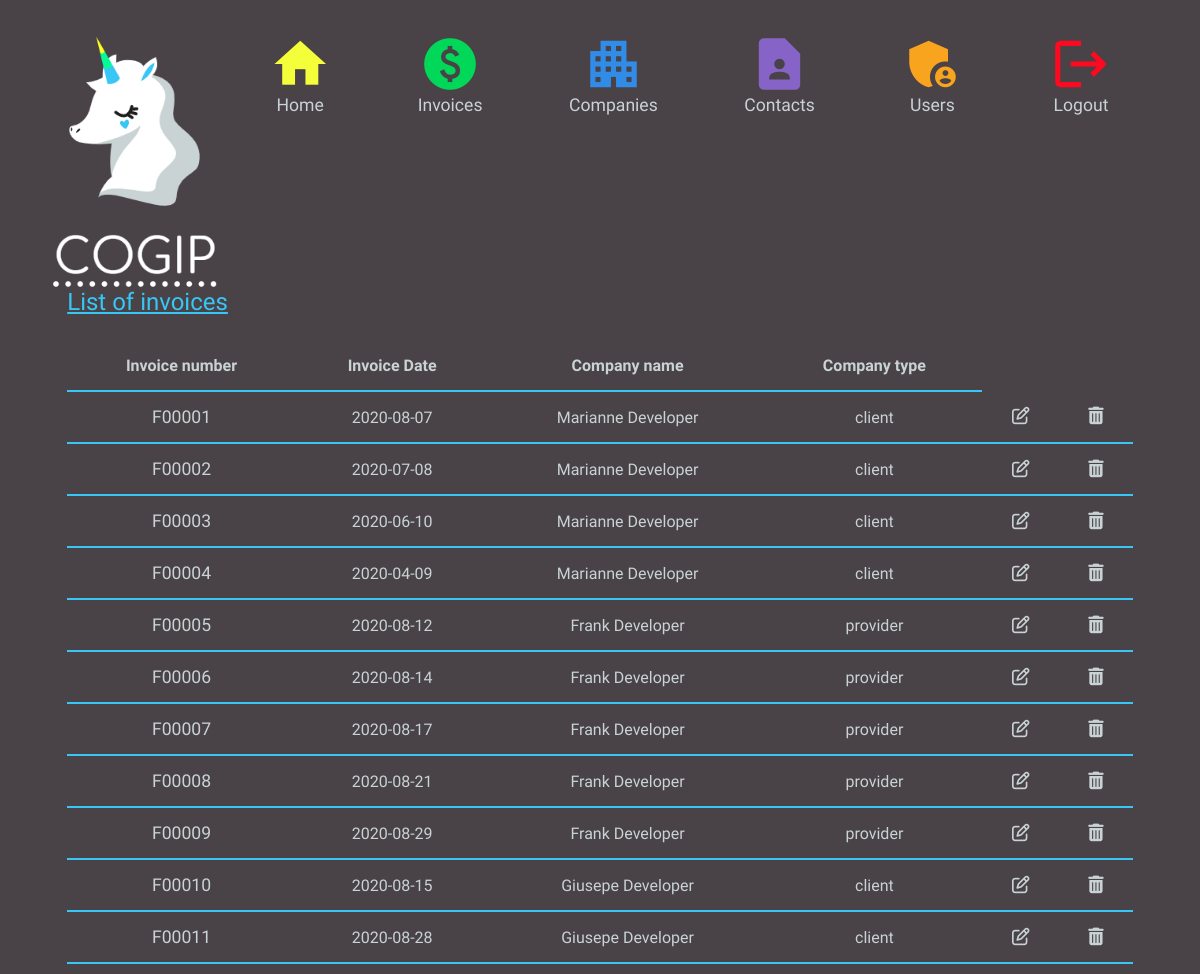
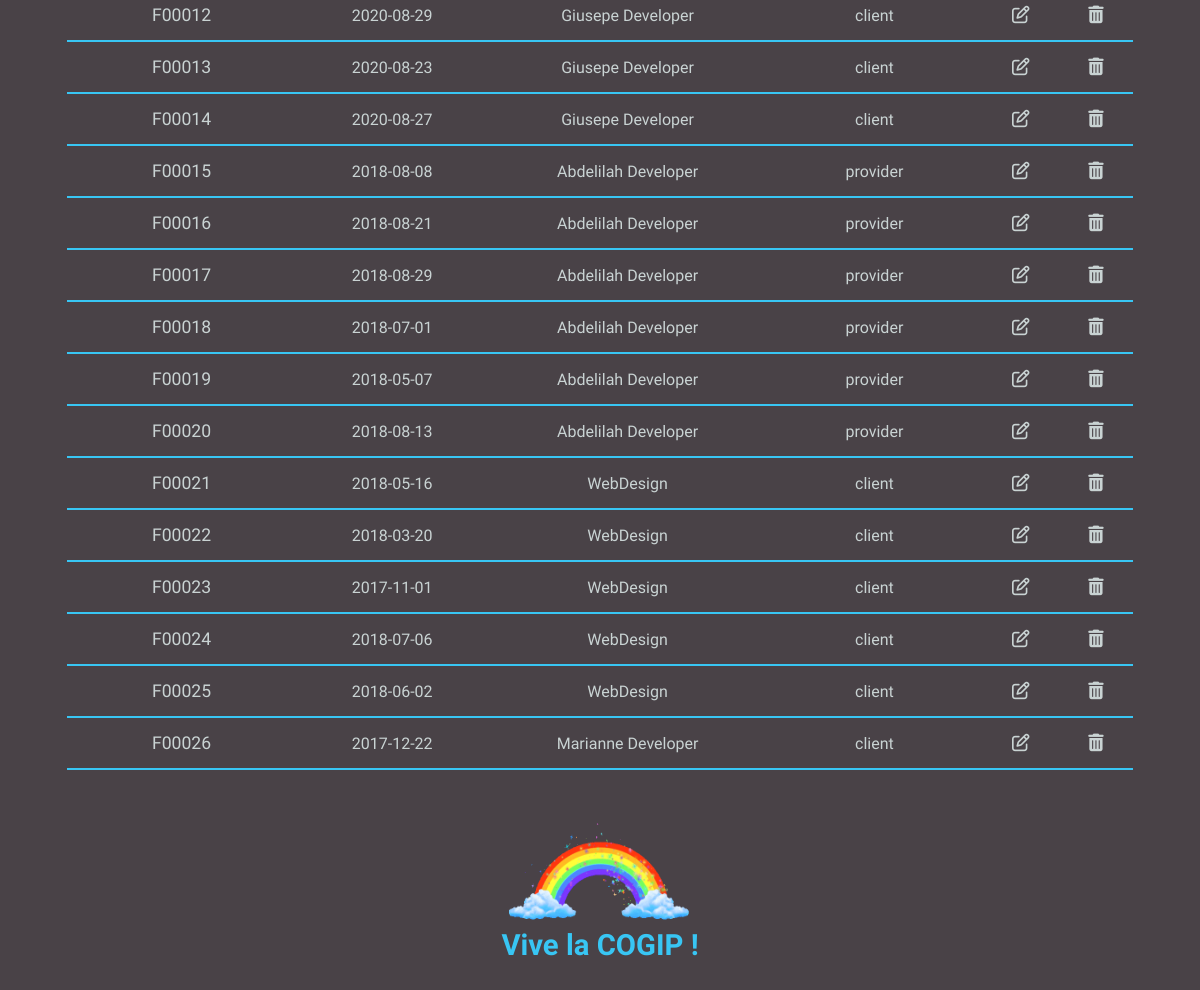
Screenshot of /invoice (signed in) with the database file from the repository (2 pictures, top to bottom).
### tables this page shows
CREATE TABLE IF NOT EXISTS `invoice` (
                                          `id` int(11) UNSIGNED NOT NULL,
                                          `number` varchar(11) NOT NULL,
                                          `date` date NOT NULL,
                                          `company_id` int(11) NOT NULL,
                                          `person_id` int(11) NOT NULL
);

CREATE TABLE IF NOT EXISTS `company` (
                                           `id` int(11) UNSIGNED NOT NULL,
                                           `name` varchar(45) NOT NULL,
                                           `country` varchar(45) NOT NULL,
                                           `vat` varchar(45) NOT NULL,
                                           `type_id` int(11) NOT NULL
);

CREATE TABLE IF NOT EXISTS `type` (
                                       `id` int(11) UNSIGNED NOT NULL,
                                       `type` varchar(45) DEFAULT NULL  
);

### controllers/controller.php (called while the page is built, shortened)
<?php
	class Controller
	{
		public function invoicesList()
		{
			require_once 'models/Invoice/InvoiceModel.php';
			$invoices = new InvoiceModel();
			$invoicesList = $invoices->displayInvoices();
			include_once "views/invoicesList.vue.php";
		}
	}

### index.php (called while the page is built, shortened)
<?php
	require_once "controllers/controller.php";
	$router = new Router($_GET['url']);
	$router->get('/', "Controller#dashboard");
	$router->get('/dashboard', "Controller#dashboard");
	$router->get('/logout', "Controller#logout");
	$router->get('/create-person', "Controller#addNewPerson");
	$router->post('/create-person', "Controller#addNewPerson");
	$router->get('/create-invoice', "Controller#addNewInvoice");
	$router->post('/create-invoice', "Controller#addNewInvoice");
	$router->get('/create-company', "Controller#addNewCompany");
	$router->post('/create-company', "Controller#addNewCompany");
	$router->get('/edit_company/:id', "Controller#editCompany")->with('id', '[0-9]+');
	$router->post('/edit_company/:id', "Controller#editCompany")->with('id', '[0-9]+');
	$router->get('/delete_company/:id', "Controller#deleteCompany")->with('id', '[0-9]+');
	$router->post('/delete_company/:id', "Controller#deleteCompany")->with('id', '[0-9]+');
	$router->get('/edit_contact/:id', "Controller#editContact")->with('id', '[0-9]+');
	$router->post('/edit_contact/:id', "Controller#editContact")->with('id', '[0-9]+');
	$router->get('/delete_contact/:id', "Controller#deleteContact")->with('id', '[0-9]+');
	$router->post('/delete_contact/:id', "Controller#deleteContact")->with('id', '[0-9]+');
	$router->get('/companies', "Controller#companyPage");
	$router->get('/companyDetail/:id', "Controller#companyDetailPage")->with('id', '[0-9]+');
	$router->get('/clients', "Controller#clientsPage");
	$router->get('/clientsDetail/:id', "Controller#clientsDetailPage")->with('id', '[0-9]+');
	$router->get('/providers', "Controller#providersPage");
	$router->get('/providersDetail/:id', "Controller#providersDetailPage")->with('id', '[0-9]+');
	$router->get('/people', "Controller#peoplePage");
	$router->get('/peopleDetail/:id', "Controller#peopleDetailPage")->with('id', '[0-9]+');
    $router->get('/login', function() { $controller = new Controller(); $controller->login(); });
    $router->post('/login', function() { include_once "models/Auth/login.php"; });
    $router->get('/users', function() { $controller = new Controller(); $controller->users(); });
    $router->get('/newUser', function() { $controller = new Controller(); $controller->newUser(); });
    $router->post('/newUser', function() { $controller = new Controller(); $controller->newUser(); });
    $router->get('/confirmDelete', function() { $controller = new Controller(); $controller->confirmDeleteUser(); });
    $router->get('/deleteUser', function() { $controller = new Controller(); $controller->deleteUser(); });
    $router->get('/updateUser', function() { $controller = new Controller(); $controller->updateUser(); });
    $router->post('/updateUser', function() { $controller = new Controller(); $controller->updateUser(); });
    $router->get('/invoice', function() { $controller = new Controller(); $controller->invoicesList(); });
    $router->get('/editInvoice', function() { $controller = new Controller(); $controller->editInvoice(); });
    $router->post('/editInvoice', function() { $controller = new Controller(); $controller->editInvoice(); });
    $router->get('/confirmDeleteInvoice', function() { $controller = new Controller(); $controller->confirmDeleteInvoice(); });
    $router->get('/deleteInvoice', function() { $controller = new Controller(); $controller->deleteInvoice(); });
	try {
		$router->run();
	} catch (RouterException $e) {
	    echo $e->getMessage();
	}

### src/Router/Route.php (called while the page is built, shortened)
<?php
	class Route
	{
		private $path;
		private $callable;
		private $matches = [];
		public function __construct($path, $callable) {
			$this->path = trim($path, '/');
			$this->callable = $callable;
		}
		public function match($url){
			$url = trim($url, '/');
			$path = preg_replace_callback('#:([\w]+)#', [$this, 'paramMatch'], $this->path);
			$regex = "#^$path$#i";
			if(!preg_match($regex, $url, $matches)) {
				return false;
			}
			array_shift($matches);
			$this->matches = $matches;
			return true;
		}
		public function call() {
			if(is_string($this->callable)) {
				$params = explode('#', $this->callable);
				$controller = "Controller";
				$controller = new $controller();
				return call_user_func_array([$controller, $params[1]], $this->matches);
			} else {
				return call_user_func_array($this->callable, $this->matches);
			}
		}
	}

### src/Router/Router.php (called while the page is built, shortened)
<?php
	require_once 'Route.php';
	class Router
	{
		private $url;
		private $routes = [];
		public function __construct($url) {
			$this->url = $url;
		}
		private function add($path, $callable, $name, $method) {
			$route = new Route($path, $callable);
			$this->routes[$method][] = $route;
			return $route;
		}
		public function run() {
			foreach ($this->routes[$_SERVER['REQUEST_METHOD']] as $route) {
				if($route->match($this->url)) {
					return $route->call();
				}
			}
			throw new RouterException('No matching routes');
		}
	}

### src/Config/Database.php (called while the page is built)
<?php
	class Database
	{
		private $host = 'localhost';
		private $dbname = 'accounting_cogip';
		private $login = 'root';
		private $password = 'root';
		function connect() {
			try {
				$dsn = "mysql:host={$this->host};dbname={$this->dbname};charset=utf8";
				$login = $this->login;
				$password = $this->password;
				$db = new PDO($dsn, $login, $password);
				$db->setAttribute(PDO::ATTR_ERRMODE, PDO::ERRMODE_EXCEPTION);
			}
			catch(Exception $e) {
				die("Error : " . $e->getMessage());
			}
			finally {
				return ($db);
			}
		}
	}

### models/Invoice/InvoiceModel.php (called while the page is built, shortened)
<?php
	include_once 'src/Config/Database.php';
	class InvoiceModel implements InvoiceInterface
	{
		protected $pdo;
		private function getConnection() {
			$this->db = new Database();
			$this->pdo = $this->db->connect();
		}
        public function displayInvoices()
        {
            $log = $this->pdo->prepare("SELECT invoice.id as invoice_id, number as invoice_number, date as invoice_date, name as company_name, type as company_type FROM invoice LEFT JOIN company ON invoice.company_id = company.id LEFT JOIN type ON type.id = company.type_id   ORDER BY `invoice_id` ASC");
            $log->execute();
            return $log->fetchAll();
        }
	}

### views/invoicesList.vue.php (the view)
<?php require_once 'views/parts/header.php'; ?>
<table>
    <caption>List of invoices</caption>
    <thead>
    <tr>
        <th>Invoice number</th>
        <th>Invoice Date</th>
        <th>Company name</th>
        <th>Company type</th>
    </tr>
    </thead>
    <tbody>
    <?php foreach ($invoicesList as $invoice){ ?>
        <tr>
            <td><a href="editInvoice&id=<?=$invoice['invoice_id']?>"><?= $invoice['invoice_number']?></a></td>
            <td><?= $invoice['invoice_date']?></td>
            <td><?= $invoice['company_name']?></td>
            <td><?= $invoice['company_type']?></td>
            <?php
            if ($_SESSION['role'] == 'admin') {
                echo
                    "<td><a href='editInvoice&id={$invoice['invoice_id']}'><i class='fa fa-edit'></i></a></td>" .
                    "<td><a href='confirmDeleteInvoice&id={$invoice['invoice_id']}'><i class='fa fa-trash'></i></a></td>";
            }
            ?>
        </tr>
    <?php } ?>
    </tbody>
</table>
<?php require_once 'views/parts/footer.php'; ?>

### assets/css/style.css (style rules this page uses)
html, body { padding-bottom: 1rem; font-family: 'Dosis', sans-serif !important; background-color: #494247 !important; }
caption { text-align: left; color: #38c6f4; font-size: 150%; text-decoration-line: underline ; padding-bottom: 25px; }
a:link, a:hover, a:visited { text-decoration: none; font-size: 110%; display: inline-flex; color: #c9d3d3 ; }
table { border-collapse: collapse; border-spacing: 0; text-align: center; margin: auto; width: 90%; }
table, td, th { color:#c9d3d3 ; }
td,th { padding: 15px; border-bottom: 2px solid #38c6f4; text-align: center; color: #c9d3d3 ; }

### rows the page displays
invoice: number "F00001", date "2020-08-07", company.name "Marianne Developer", type.type "client"
invoice: number "F00002", date "2020-07-08", company.name "Marianne Developer", type.type "client"
invoice: number "F00003", date "2020-06-10", company.name "Marianne Developer", type.type "client"
invoice: number "F00004", date "2020-04-09", company.name "Marianne Developer", type.type "client"
invoice: number "F00005", date "2020-08-12", company.name "Frank Developer", type.type "provider"
invoice: number "F00006", date "2020-08-14", company.name "Frank Developer", type.type "provider"
invoice: number "F00007", date "2020-08-17", company.name "Frank Developer", type.type "provider"
invoice: number "F00008", date "2020-08-21", company.name "Frank Developer", type.type "provider"
invoice: number "F00009", date "2020-08-29", company.name "Frank Developer", type.type "provider"
invoice: number "F00010", date "2020-08-15", company.name "Giusepe Developer", type.type "client"
invoice: number "F00011", date "2020-08-28", company.name "Giusepe Developer", type.type "client"
invoice: number "F00012", date "2020-08-29", company.name "Giusepe Developer", type.type "client"
invoice: number "F00013", date "2020-08-23", company.name "Giusepe Developer", type.type "client"
invoice: number "F00014", date "2020-08-27", company.name "Giusepe Developer", type.type "client"
invoice: number "F00015", date "2018-08-08", company.name "Abdelilah Developer", type.type "provider"
invoice: number "F00016", date "2018-08-21", company.name "Abdelilah Developer", type.type "provider"
invoice: number "F00017", date "2018-08-29", company.name "Abdelilah Developer", type.type "provider"
invoice: number "F00018", date "2018-07-01", company.name "Abdelilah Developer", type.type "provider"
invoice: number "F00019", date "2018-05-07", company.name "Abdelilah Developer", type.type "provider"
invoice: number "F00020", date "2018-08-13", company.name "Abdelilah Developer", type.type "provider"
invoice: number "F00021", date "2018-05-16", company.name "WebDesign", type.type "client"
invoice: number "F00022", date "2018-03-20", company.name "WebDesign", type.type "client"
invoice: number "F00023", date "2017-11-01", company.name "WebDesign", type.type "client"
invoice: number "F00024", date "2018-07-06", company.name "WebDesign", type.type "client"
invoice: number "F00025", date "2018-06-02", company.name "WebDesign", type.type "client"
invoice: number "F00026", date "2017-12-22", company.name "Marianne Developer", type.type "client"
